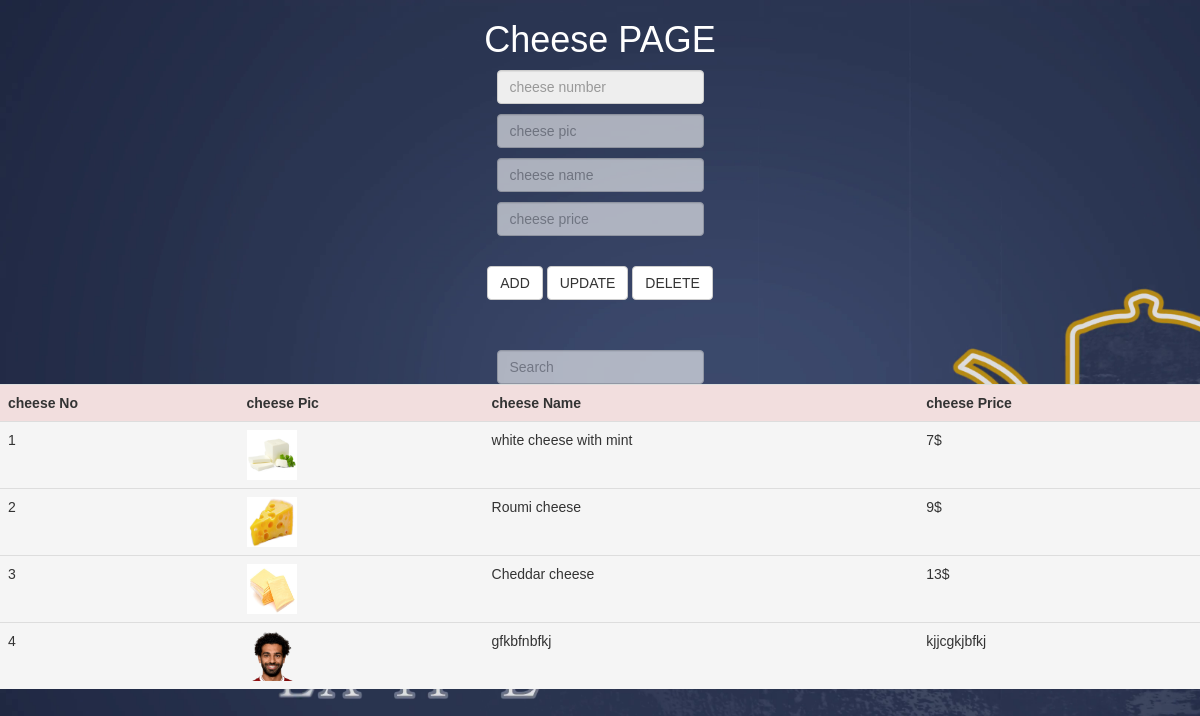
The app's page /phpt/5.php with its own data.
### tables this page shows
CREATE TABLE `cheese` (
  `cheeseno` int(11) NOT NULL,
  `cheesepic` varchar(255) NOT NULL,
  `cheesename` varchar(255) DEFAULT NULL,
  `cheeseprice` varchar(255) DEFAULT NULL
);

### phpt/5.php (the view, shortened to what this page needs)
<!DOCTYPE html>
<html lang="en">
<head>
  <link rel="stylesheet" href="https://maxcdn.bootstrapcdn.com/bootstrap/3.3.7/css/bootstrap.min.css">
</head>
<body>
    <?php
            $host = "localhost";
            $user = "root";
            $pass = "";
            $db = "TEA_CHEESE";
            $conn = mysqli_connect($host , $user ,$pass ,$db);
            $c = mysqli_query($conn , "select * from cheese");
        ?>
        <form class="form-inline" method="POST" enctype="multipart/form-data">
            <center>
                <h1 style="color:white">Cheese PAGE</h1>
      <p><input class="form-control" id="cheeseno" type="text" placeholder="cheese number"  name="cheeseno" readonly></p>
      <p><input class="form-control" id="cheesepic" type="text" placeholder="cheese pic" required name="cheesepic"></p>
      <p><input class="form-control" id="cheesename" type="text" placeholder="cheese name" required name="cheesename"></p>
      <p><input class="form-control" id="cheeseprice" type="txt" placeholder="cheese price" required name="cheeseprice" ></p>
                <br>
        <p><button class="btn btn-default" name="add" type="submit" onclick="validate()" >ADD</button>
        <button class="btn btn-default" name="update" type="submit" onclick="validate()" >UPDATE</button>
        <button class="btn btn-default" name="delete" type="submit" onclick="validate()" >DELETE</button>
                </p>
                <br> <br>
        <input class="form-control" id="search" type="txt" placeholder="Search" name="search">
            <table id="emp" class="table">
                <tr>
                    <th class="danger">cheese No</th>
                    <th class="danger">cheese Pic</th>
                    <th class="danger">cheese Name</th>
                    <th class="danger">cheese Price</th>
                </tr>
                <?php
                    while ( $row = mysqli_fetch_array($c) ){
                        echo "<tr class='active'>";
                        echo "<td>" . $row['cheeseno'] . "</td>";
                        echo "<td><img src='".$row['cheesepic']."' style width='50' height='50' ></td>";
                        echo "<td>" . $row['cheesename'] . "</td>";
                        echo "<td>" . $row['cheeseprice'] . "</td>";
                        echo "</tr>";
                    }
                ?>
            </table>
            </center>
        </form>
</body>

### phpt/5.php (style rules this page uses)
body, html { height: 100% }
body,h1,h2,h3,h4,h5,h6 { font-family: "Amatic SC", sans-serif }
body { background-repeat: no-repeat; background-size: cover; background-image: url("img/bg3.png"); min-height: 90%; }
input,select { opacity: 0.6; }

### records on screen
cheese: cheeseno "1", cheesepic (picture), cheesename "white cheese with mint", cheeseprice "7$"
cheese: cheeseno "2", cheesepic (picture), cheesename "Roumi cheese", cheeseprice "9$"
cheese: cheeseno "3", cheesepic (picture), cheesename "Cheddar cheese", cheeseprice "13$"
cheese: cheeseno "4", cheesepic (picture), cheesename "gfkbfnbfkj", cheeseprice "kjjcgkjbfkj"
